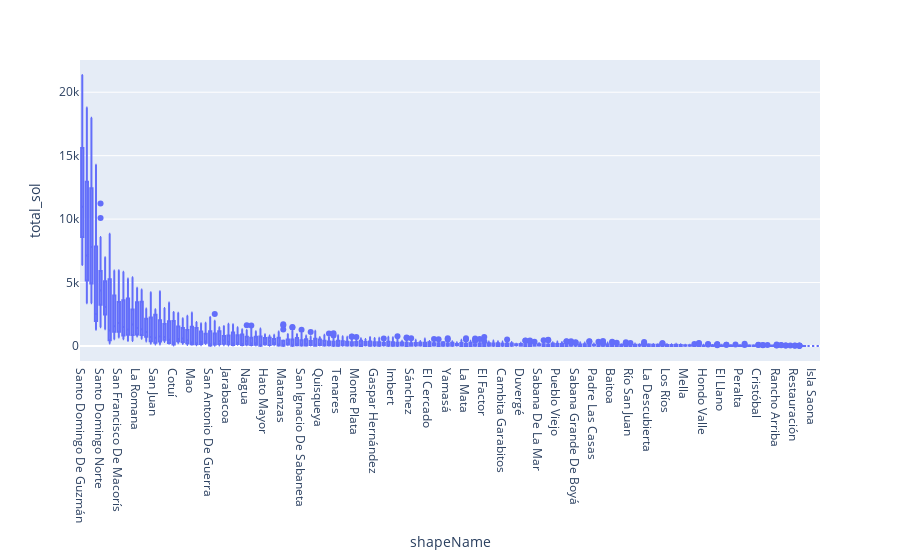

Notebook source saved alongside this figure:
### Code cell
fig = px.box(ntl, x = "shapeName", y = "total_sol")
fig.update_xaxes(categoryorder='total descending')
fig.show()

### Figure 1 — Plotly figure (JSON) as saved in the notebook; plotly's stock layout.template omitted (floating-point values rounded to 4 significant figures; data arrays with more than 128 entries replaced by an {"elided": "..."} marker saying what was removed)
{"data": [{"alignmentgroup": "True", "hovertemplate": "shapeName=%{x}<br>total_sol=%{y}<extra></extra>", "legendgroup": "", "marker": {"color": "#636efa"}, "name": "", "notched": false, "offsetgroup": "", "orientation": "v", "showlegend": false, "type": "box", "x": {"elided": "3726 str values"}, "x0": " ", "xaxis": "x", "y": {"elided": "3726 float values"}, "y0": " ", "yaxis": "y"}], "layout": {"boxmode": "group", "legend": {"tracegroupgap": 0}, "margin": {"t": 60}, "xaxis": {"anchor": "y", "categoryorder": "total descending", "domain": [0, 1], "title": {"text": "shapeName"}}, "yaxis": {"anchor": "x", "domain": [0, 1], "title": {"text": "total_sol"}}}}
